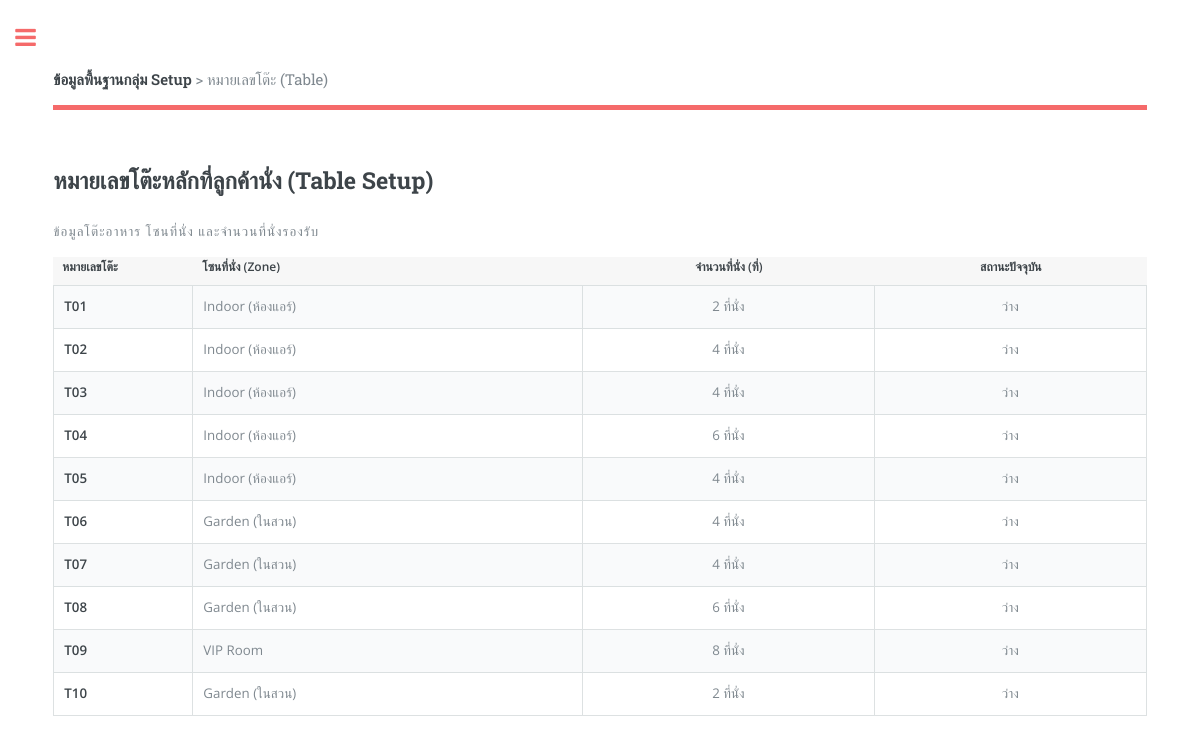
The app's page /list_table.php with its own data.
### tables this page shows
CREATE TABLE `restaurant_table` (
  `table_no` varchar(10) NOT NULL,
  `seat_capacity` int(11) NOT NULL DEFAULT 4,
  `zone` varchar(50) DEFAULT 'ห้องปรับอากาศ',
  `status` varchar(20) NOT NULL DEFAULT 'ว่าง',  
  PRIMARY KEY (`table_no`)
);

### list_table.php (the view, shortened to what this page needs)
<?php
include('connect_db.php');
$res = mysqli_query($conn, "SELECT * FROM restaurant_table ORDER BY table_no");
?>
<!DOCTYPE HTML>
<html lang="th">
<head>
	<link rel="stylesheet" href="assets/css/main.css" />
</head>
<body>
	<div id="wrapper">
		<div id="main">
			<div class="inner">
				<header id="header">
					<a href="index.php" class="logo"><strong>ข้อมูลพื้นฐานกลุ่ม Setup</strong> &gt; หมายเลขโต๊ะ (Table)</a>
				</header>
				<section>
					<header class="main">
						<h2>หมายเลขโต๊ะหลักที่ลูกค้านั่ง (Table Setup)</h2>
						<p>ข้อมูลโต๊ะอาหาร โซนที่นั่ง และจำนวนที่นั่งรองรับ</p>
					</header>
					<div class="table-wrapper">
						<table class="alt">
							<thead>
								<tr style="background-color: #f7f7f7;">
									<th style="width: 140px;">หมายเลขโต๊ะ</th>
									<th>โซนที่นั่ง (Zone)</th>
									<th style="text-align: center;">จำนวนที่นั่ง (ที่)</th>
									<th style="text-align: center;">สถานะปัจจุบัน</th>
								</tr>
							</thead>
							<tbody>
								<?php
								while ($row = mysqli_fetch_assoc($res)) {
								?>
								<tr>
									<td><strong><?php echo htmlspecialchars($row['table_no']); ?></strong></td>
									<td><?php echo htmlspecialchars($row['zone']); ?></td>
									<td style="text-align: center;"><?php echo $row['seat_capacity']; ?> ที่นั่ง</td>
									<td style="text-align: center;">
										<span class="tag"><?php echo htmlspecialchars($row['status']); ?></span>
									</td>
								</tr>
								<?php } ?>
							</tbody>
						</table>
					</div>
				</section>
			</div>
		</div>
	</div>
</body>
</html>

### assets/css/main.css (style rules this page uses)
html, body, div, span, applet, object, iframe, h1, h2, h3, h4, h5, h6, p, blockquote, pre, a, abbr, acronym, address, big, cite, code, del, dfn, em, img, ins, kbd, q, s, samp, small, strike, strong, sub, sup, tt, var, b, u, i, center, dl, dt, dd, ol, ul, li, fieldset, form, label, legend, table, caption, tbody, tfoot, thead, tr, th, td, article, aside, canvas, details, embed, figure, figcaption, footer, header, hgroup, menu, nav, output, ruby, section, summary, time, mark, audio, video { margin: 0; padding: 0; border: 0; font-size: 100%; font: inherit; vertical-align: baseline; }
article, aside, details, figcaption, figure, footer, header, hgroup, menu, nav, section { display: block; }
body { line-height: 1; }
table { border-collapse: collapse; border-spacing: 0; }
body { -webkit-text-size-adjust: none; }
*, *:before, *:after { -moz-box-sizing: border-box; -webkit-box-sizing: border-box; box-sizing: border-box; }
body { -ms-overflow-style: scrollbar; }
body { background: #ffffff; }
body, input, select, textarea { color: #7f888f; font-family: "Open Sans", sans-serif; font-size: 13pt; font-weight: 400; line-height: 1.65; }
@media screen and (max-width: 1680px) { body, input, select, textarea { font-size: 11pt; } }
@media screen and (max-width: 1280px) { body, input, select, textarea { font-size: 10pt; } }
a { -moz-transition: color 0.2s ease-in-out, border-bottom-color 0.2s ease-in-out; -webkit-transition: color 0.2s ease-in-out, border-bottom-color 0.2s ease-in-out; -ms-transition: color 0.2s ease-in-out, border-bottom-color 0.2s ease-in-out; transition: color 0.2s ease-in-out, border-bottom-color 0.2s ease-in-out; border-bottom: dotted 1px; color: #0039E6; text-decoration: none; }
strong, b { color: #3d4449; font-weight: 600; }
p { margin: 0 0 2em 0; }
h1, h2, h3, h4, h5, h6 { color: #3d4449; font-family: "Roboto Slab", serif; font-weight: 700; line-height: 1.5; margin: 0 0 1em 0; }
h2 { font-size: 1.75em; }
header p { font-family: "Roboto Slab", serif; font-size: 1em; font-weight: 400; letter-spacing: 0.075em; margin-top: -0.5em; text-transform: uppercase; }
header.main > :last-child { margin: 0 0 1em 0; }
.table-wrapper { -webkit-overflow-scrolling: touch; overflow-x: auto; }
table { margin: 0 0 2em 0; width: 100%; }
table tbody tr { border: solid 1px rgba(210, 215, 217, 0.75); border-left: 0; border-right: 0; }
table tbody tr:nth-child(2n + 1) { background-color: rgba(230, 235, 237, 0.25); }
table td { padding: 0.75em 0.75em; }
table th { color: #3d4449; font-size: 0.9em; font-weight: 600; padding: 0 0.75em 0.75em 0.75em; text-align: left; }
table thead { border-bottom: solid 2px rgba(210, 215, 217, 0.75); }
table.alt { border-collapse: separate; }
table.alt tbody tr td { border: solid 1px rgba(210, 215, 217, 0.75); border-left-width: 0; border-top-width: 0; }
table.alt tbody tr td:first-child { border-left-width: 1px; }
table.alt tbody tr:first-child td { border-top-width: 1px; }
table.alt thead { border-bottom: 0; }
#wrapper { display: -moz-flex; display: -webkit-flex; display: -ms-flex; display: flex; -moz-flex-direction: row-reverse; -webkit-flex-direction: row-reverse; -ms-flex-direction: row-reverse; flex-direction: row-reverse; min-height: 100vh; }
#main { -moz-flex-grow: 1; -webkit-flex-grow: 1; -ms-flex-grow: 1; flex-grow: 1; -moz-flex-shrink: 1; -webkit-flex-shrink: 1; -ms-flex-shrink: 1; flex-shrink: 1; width: 100%; }
#main > .inner { padding: 0 6em 0.1em 6em ; margin: 0 auto; max-width: 110em; }
#main > .inner > section { padding: 6em 0 4em 0 ; border-top: solid 2px rgba(210, 215, 217, 0.75); }
#main > .inner > section:first-of-type { border-top: 0 !important; }
@media screen and (max-width: 1680px) { #main > .inner { padding: 0 5em 0.1em 5em ; } }
@media screen and (max-width: 1680px) { #main > .inner > section { padding: 5em 0 3em 0 ; } }
@media screen and (max-width: 1280px) { #main > .inner { padding: 0 4em 0.1em 4em ; } }
@media screen and (max-width: 1280px) { #main > .inner > section { padding: 4em 0 2em 0 ; } }
#header { display: -moz-flex; display: -webkit-flex; display: -ms-flex; display: flex; border-bottom: solid 5px #f56a6a; padding: 6em 0 1em 0; position: relative; }
#header > * { -moz-flex: 1; -webkit-flex: 1; -ms-flex: 1; flex: 1; margin-bottom: 0; }
#header .logo { border-bottom: 0; color: inherit; font-family: "Roboto Slab", serif; font-size: 1.125em; }
@media screen and (max-width: 1680px) { #header { padding-top: 5em; } }

### records on screen
restaurant_table: table_no "T01", zone "Indoor (ห้องแอร์)", seat_capacity "2", status "ว่าง"
restaurant_table: table_no "T02", zone "Indoor (ห้องแอร์)", seat_capacity "4", status "ว่าง"
restaurant_table: table_no "T03", zone "Indoor (ห้องแอร์)", seat_capacity "4", status "ว่าง"
restaurant_table: table_no "T04", zone "Indoor (ห้องแอร์)", seat_capacity "6", status "ว่าง"
restaurant_table: table_no "T05", zone "Indoor (ห้องแอร์)", seat_capacity "4", status "ว่าง"
restaurant_table: table_no "T06", zone "Garden (ในสวน)", seat_capacity "4", status "ว่าง"
restaurant_table: table_no "T07", zone "Garden (ในสวน)", seat_capacity "4", status "ว่าง"
restaurant_table: table_no "T08", zone "Garden (ในสวน)", seat_capacity "6", status "ว่าง"
restaurant_table: table_no "T09", zone "VIP Room", seat_capacity "8", status "ว่าง"
restaurant_table: table_no "T10", zone "Garden (ในสวน)", seat_capacity "2", status "ว่าง"
